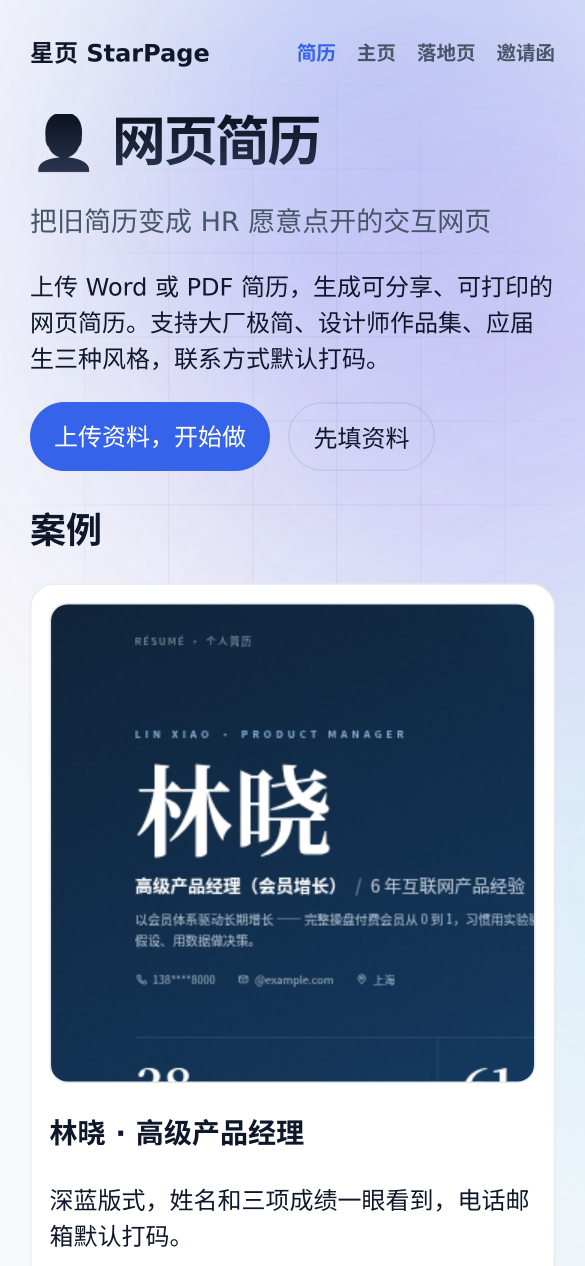
#> input picture data/文案/202610/00-界面截图/场景-简历-手机.png, 1170 x 2532 px, given in place of 首页-手机.png, which was not available (shown at 1/2 size)
$ python compose_xhs_images.py
#> lines starting #> are read from the running program, lines starting #| are printed output that depends on the picture; after the words box and inside, x2 and y2 are one past the last pixel; in counts of white or black regions, pixels touching at a corner belong together
"""把真实界面截图拼成小红书 3:4 配图（1080x1440），只用真实截图，不往图上加字。

依赖 shoot_site.py / shoot_generation.py 的输出。

用法：
    cd code/backend && . .venv/bin/activate
    python ../../script/promo-capture/compose_xhs_images.py
"""

from __future__ import annotations

from pathlib import Path

from PIL import Image, ImageDraw, ImageFilter

ROOT = Path(__file__).resolve().parents[2]
SHOTS = ROOT / "data/文案/202610/00-界面截图"
OUT = SHOTS / "小红书配图"
W, H = 1080, 1440


def background() -> Image.Image:
    """浅色渐变底，和星页首页的蓝紫氛围一致。"""
    top, bottom = (238, 242, 255), (247, 244, 255)
    bg = Image.new("RGB", (W, H))
    draw = ImageDraw.Draw(bg)
    for y in range(H):
        t = y / H
        draw.line([(0, y), (W, y)], fill=tuple(int(a + (b - a) * t) for a, b in zip(top, bottom)))
    return bg


def rounded(img: Image.Image, radius: int) -> Image.Image:
    mask = Image.new("L", img.size, 0)
    ImageDraw.Draw(mask).rounded_rectangle([0, 0, img.width - 1, img.height - 1], radius, fill=255)
    out = img.convert("RGBA")
    out.putalpha(mask)
    return out


def paste_card(canvas: Image.Image, img: Image.Image, xy: tuple[int, int], radius: int, border: int = 0) -> None:
    """带阴影与（可选）黑色手机边框的圆角卡片。"""
    x, y = xy
    if border:
        frame = Image.new("RGB", (img.width + border * 2, img.height + border * 2), (24, 26, 32))
        frame = rounded(frame, radius + border)
        inner = rounded(img, radius)
        frame.alpha_composite(inner, (border, border))
        card = frame
    else:
        card = rounded(img, radius)
    shadow = Image.new("RGBA", (card.width + 80, card.height + 80), (0, 0, 0, 0))
    ImageDraw.Draw(shadow).rounded_rectangle(
        [40, 52, card.width + 40, card.height + 52], radius + border, fill=(40, 50, 120, 70)
    )
    shadow = shadow.filter(ImageFilter.GaussianBlur(22))
    canvas.paste(shadow, (x - 40, y - 40), shadow)
    canvas.paste(card, (x, y), card)


def phone(name: str, width: int) -> Image.Image:
    """手机首屏截图（390x844 视口），按宽度缩放。"""
    img = Image.open(SHOTS / f"{name}.png").convert("RGB")
    img = img.crop((0, 0, img.width, int(img.width * 844 / 390)))
    return img.resize((width, int(width * img.height / img.width)), Image.LANCZOS)


def two_phones(left: str, right: str, target: str) -> None:
    canvas = background().convert("RGBA")
    pw = 440
    a, b = phone(left, pw), phone(right, pw)
    top = (H - a.height) // 2
    paste_card(canvas, a, (60, top - 30), 40, border=12)
    paste_card(canvas, b, (W - 60 - pw - 24, top + 30), 40, border=12)
    canvas.convert("RGB").save(OUT / target, quality=95)


def three_phones(names: list[str], target: str) -> None:
    canvas = background().convert("RGBA")
    pw = 300
    imgs = [phone(n, pw) for n in names]
    gap = (W - pw * 3 - 24 * 3) // 4
    for i, img in enumerate(imgs):
        x = gap + i * (pw + 24 + gap)
        y = (H - img.height) // 2 + (-40 if i == 1 else 30)
        paste_card(canvas, img, (x, y), 30, border=12)
    canvas.convert("RGB").save(OUT / target, quality=95)


def desktop_crop(name: str, box_css: tuple[int, int, int, int], target: str) -> None:
    """截取桌面截图（2x）中的一块，居中放在 3:4 画布上。"""
    img = Image.open(SHOTS / f"{name}.png").convert("RGB")
    crop = img.crop(tuple(v * 2 for v in box_css))
    width = W - 80
    crop = crop.resize((width, int(width * crop.height / crop.width)), Image.LANCZOS)
    canvas = background().convert("RGBA")
    paste_card(canvas, crop, (40, (H - crop.height) // 2), 24)
    canvas.convert("RGB").save(OUT / target, quality=95)


def main() -> None:
    OUT.mkdir(parents=True, exist_ok=True)
    two_phones("首页-手机", "案例-简历-手机", "图2-首页与简历成品.png")
#> in background, `bg = Image.new("RGB", (W, H))`: bg: PIL image 1080x1440 RGB; every value is 0
#> in phone, img is the input picture: PIL image 1170x2532 RGB; mean R, G, B 152.9, 163.9, 189.9
#> call 2 of phone, with name = '案例-简历-手机', width = 440
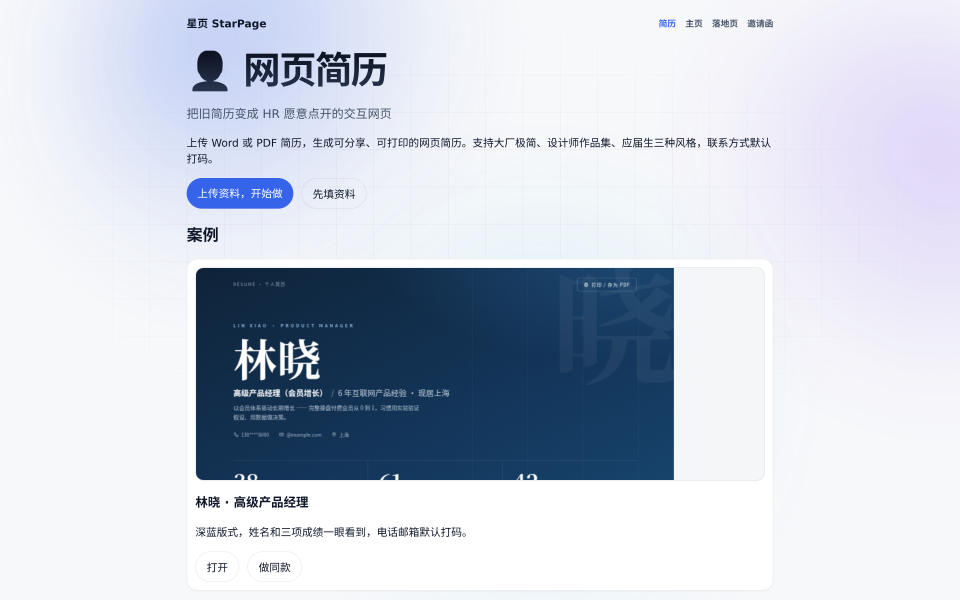
#> input picture data/文案/202610/00-界面截图/场景-简历-桌面.png, 2880 x 1800 px, given in place of 案例-简历-手机.png, which was not available (shown at 1/3 size)
#> in phone, img is the input picture: PIL image 2880x1800 RGB; mean R, G, B 199.5, 206.6, 219
#> in rounded, `mask = Image.new("L", img.size, 0)`: mask: PIL image 464x976 L; every value is 0
#> in rounded, `ImageDraw.Draw(mask).rounded_rectangle([0, 0, img.width - 1, img.heigh..`:
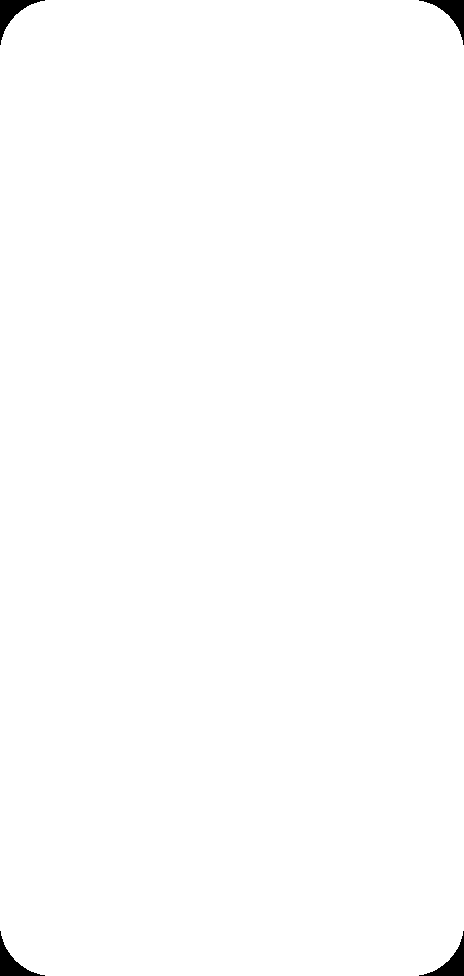
#> mask: PIL image 464x976 L; 99.5% white; 4 black regions, box (x1, y1, x2, y2) and area: (0, 0, 45, 45) 595, (419, 0, 464, 45) 595, (0, 931, 45, 976) 595, (419, 931, 464, 976) 595
#> in rounded (call 2), `mask = Image.new("L", img.size, 0)`: mask: PIL image 440x952 L; every value is 0
#> in rounded (call 2), `ImageDraw.Draw(mask).rounded_rectangle([0, 0, img.width - 1, img.heigh..`: mask: PIL image 440x952 L; 99.7% white; 4 black regions, box (x1, y1, x2, y2) and area: (0, 0, 34, 34) 354, (406, 0, 440, 34) 354, (0, 918, 34, 952) 354, (406, 918, 440, 952) 354
#> in paste_card, `shadow = Image.new("RGBA", (card.width + 80, card.height + 80), (0, 0,..`: shadow: PIL image 544x1056 RGBA; every value is 0
#> call 2 of paste_card, with xy = (556, 274), radius = 40, border = 12
#> in paste_card (call 2), `frame.alpha_composite(inner, (border, border))`:
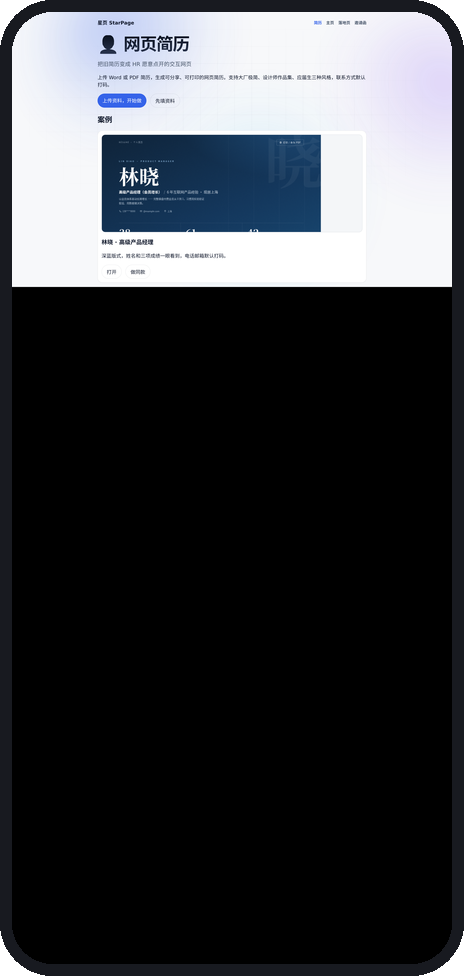
#> frame: PIL image 464x976 RGBA; mean R, G, B, A 54.8, 56.8, 60.6, 253.7; transparent parts drawn white
    # 右侧结果预览区：两个模型并排出的两版
    desktop_crop("工作区-4-并排对比", (584, 21, 1420, 865), "图3-两个模型并排出稿.png")
#> call 3 of paste_card, with xy = (40, 215), radius = 24, border = 0
#> in rounded (call 5), `mask = Image.new("L", img.size, 0)`: mask: PIL image 1000x1009 L; every value is 0
#> in rounded (call 5), `ImageDraw.Draw(mask).rounded_rectangle([0, 0, img.width - 1, img.heigh..`:
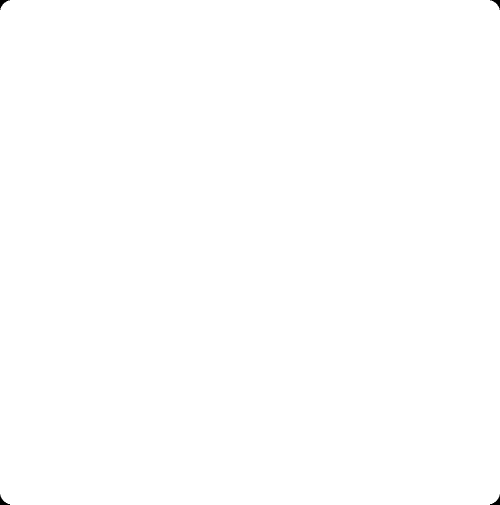
#> mask: PIL image 1000x1009 L (shown at 1/2 size); 99.9% white; 4 black regions, box (x1, y1, x2, y2) and area: (0, 0, 20, 20) 131, (980, 0, 1000, 20) 131, (0, 989, 20, 1009) 131, (980, 989, 1000, 1009) 131
#> in paste_card (call 3), `shadow = Image.new("RGBA", (card.width + 80, card.height + 80), (0, 0,..`: shadow: PIL image 1080x1089 RGBA; every value is 0
#> in paste_card (call 3), `shadow = shadow.filter(ImageFilter.GaussianBlur(22))`:
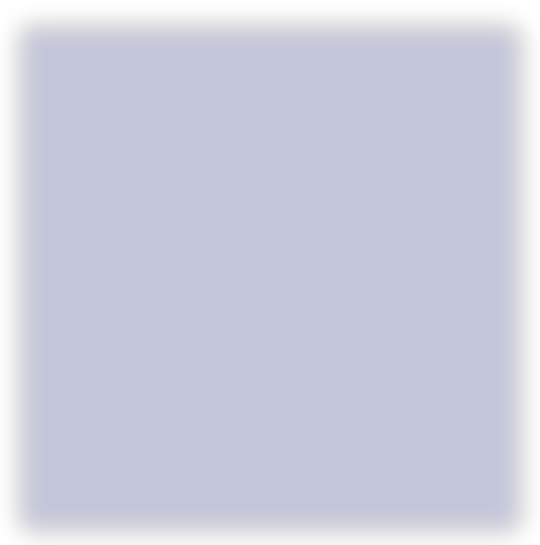
#> shadow: PIL image 1080x1089 RGBA (shown at 1/2 size); mean R, G, B, A 34.3, 42.9, 103, 60.1; transparent parts drawn white
#> in paste_card (call 3), `canvas.paste(shadow, (x - 40, y - 40), shadow)`:
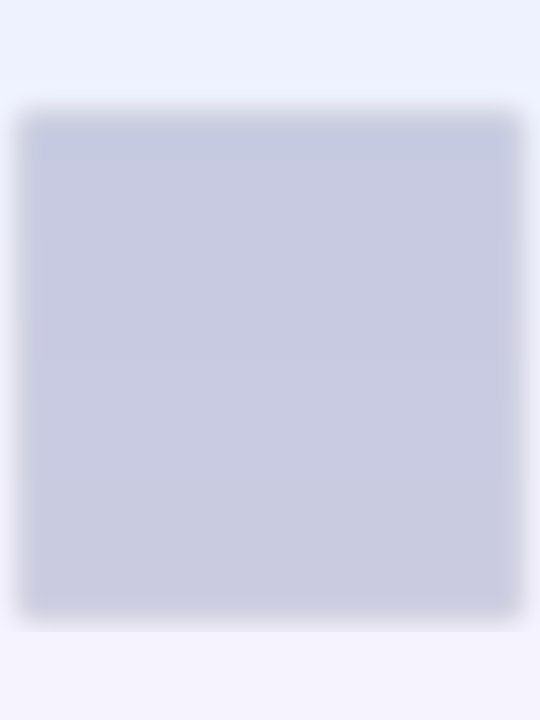
#> canvas: PIL image 1080x1440 RGBA (shown at 1/2 size); mean R, G, B, A 205.7, 207.7, 230, 221.3; transparent parts drawn white
#> in paste_card (call 3), `canvas.paste(card, (x, y), card)`:
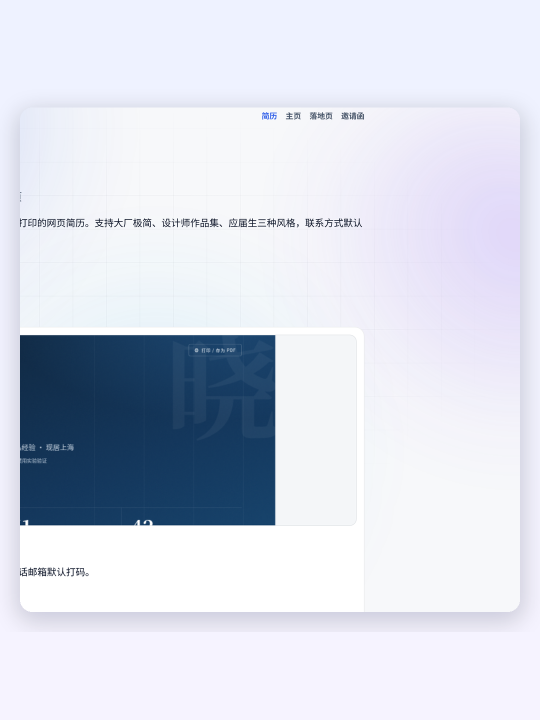
#> canvas: PIL image 1080x1440 RGBA (shown at 1/2 size); mean R, G, B, A 213.2, 217.9, 230.3, 253.5; transparent parts drawn white
    three_phones(["案例-博主主页-手机", "案例-简历-手机", "案例-邀请函-手机"], "图4-手机上打开的成品.png")
    desktop_crop("工作区-1-填写", (368, 250, 1142, 635), "图1b-粘贴经历.png")
    print("配图目录", OUT)


if __name__ == "__main__":
#> (the run stopped early here; a loop or call above may not have finished)
